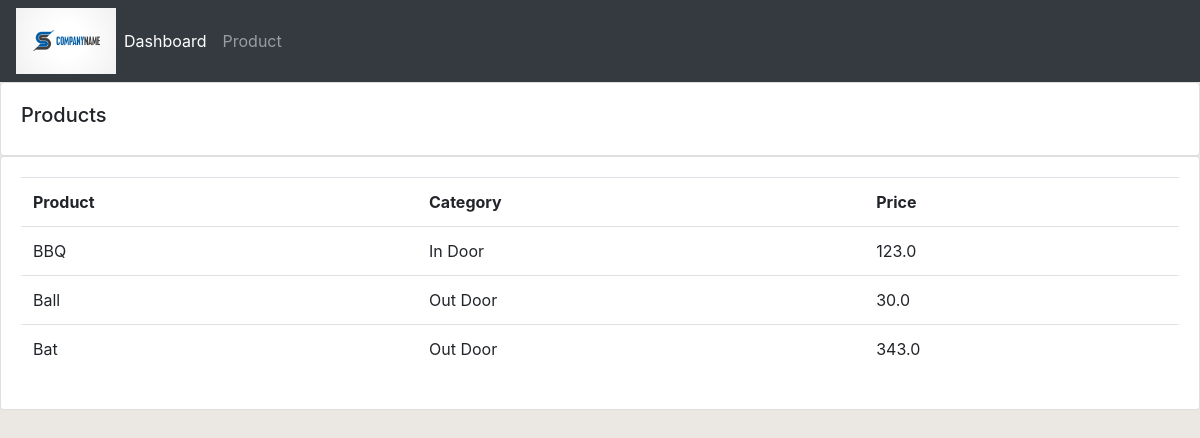
The app's page /product/ with its own data.
### accounts/models.py (models this page shows, shortened)
class Product(models.Model):
    CATEGORY = (
        ('In Door', 'In Door'),
        ('Out Door', 'Out Door')
    )
    name = models.CharField(max_length=200, null= True)
    price =models.FloatField(null=True)
    category =models.CharField(max_length=200, null= True, choices= CATEGORY)
    description =models.CharField(max_length=200, null= True, blank = True)
    date_created =models.DateTimeField(auto_now_add=True, null = True)
    tag = models.ManyToManyField(Tag)

### accounts/views.py (the view)
# urls.py: path('product/', views.product, name = "product"),
def product(request):
    product = Product.objects.all()
    return render(request, 'accounts/product.html', {'product':product})

### accounts/templates/accounts/product.html
{% extends 'accounts/main.html' %}
{% block content %}
    <div class="row">
        <div class="col-md">
            <div class="card card-body">
                <h5>Products</h5>
            </div>
            <div class="card card-body">
                <table class="table">
                    <tr>
                        <th>Product</th>
                        <th>Category</th>
                        <th>Price</th>
                    </tr>
                    {% for i in product %}
                        <tr>
                            <td>{{ i.name}}</td>
                            <td>{{ i.category}}</td>
                            <td>{{ i.price}}</td>
                        </tr>
                    {% endfor %}
                </table>
            </div>
        </div>
    </div>
{% endblock %}

### static/css/main.css (style rules this page uses)
body { background-color: rgb(235, 232, 228); }

### records on screen
Product: name "BBQ", category "In Door", price "123.0"
Product: name "Ball", category "Out Door", price "30.0"
Product: name "Bat", category "Out Door", price "343.0"
